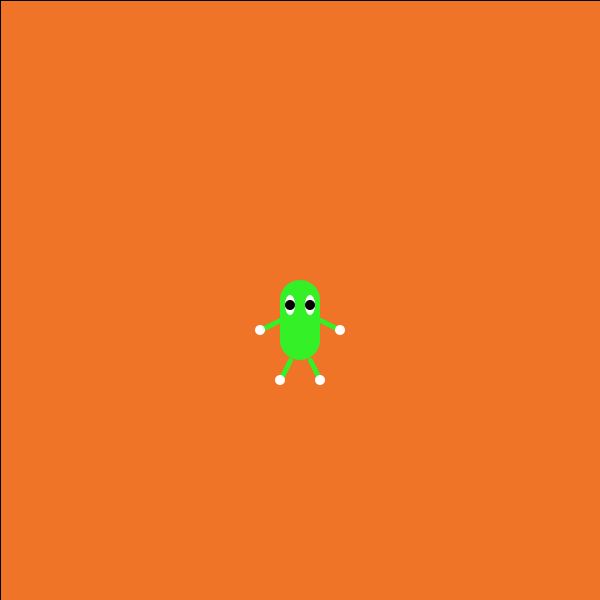
Frame 1 (no input)
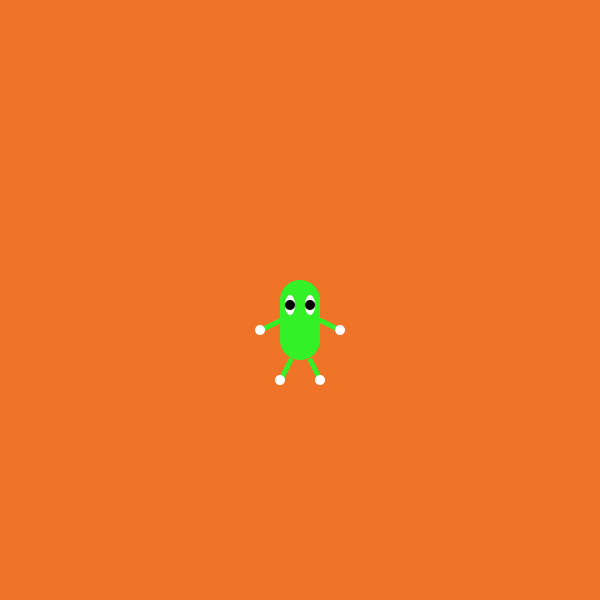
Frame 60 (the mouse pressed at the canvas centre just before this capture)
Frame 120 (the mouse held since frame 60 and released just before this capture): identical to frame 60, image omitted

The Processing sketch that drew these frames (run headless with seeded random() and noise(); from frame 60 on, the mouse is pressed at the canvas centre):

// Processing sketch: bean
// ── bean.pde
int spritex = 400;
int spritey = 400;

void setup() {
  size(600, 600); 
  background(#F07427);
}

void draw() {
  fill(#F07427);
  rect(0,0,800,800);
  spritex = 320;
  spritey = 320;
  noStroke();
  fill(#33F027);
  ellipse(spritex-20, spritey-20, 40, 40);
  ellipse(spritex-20, spritey+20, 40, 40);
  rect(spritex-40, spritey-20, 40, 40);
  stroke(#33F027);
  strokeWeight(5);
  line(spritex-40, spritey, spritex-60, spritey+10);
  line(spritex, spritey, spritex+20, spritey+10);
  line(spritex-30, spritey+40, spritex-40, spritey+60);    
  line(spritex-10, spritey+40, spritex, spritey+60);
  noStroke();
  fill(#ffffff);
  ellipse(spritex-60, spritey+10, 10, 10);
  ellipse(spritex+20, spritey+10, 10, 10);
  ellipse(spritex-40, spritey+60, 10, 10);
  ellipse(spritex, spritey+60, 10, 10);
  ellipse(spritex-30, spritey-15, 10, 20);
  ellipse(spritex-10, spritey-15, 10, 20);
  fill(#000000);
  ellipse(spritex-10, spritey-15, 10, 10);
  ellipse(spritex-30, spritey-15, 10, 10);
}  
